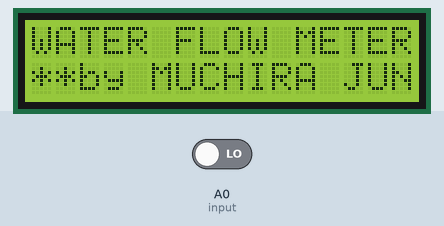
A sketch run on a simulated Arduino Uno, built with avr-gcc and run on an emulated ATmega328P. On the bench: 16×2 character LCD. The inputs (shaded band) are chosen by the test bench; at power-on: A0 (input) LOW.

Above: at 0.2 s.
At 2.4 s:
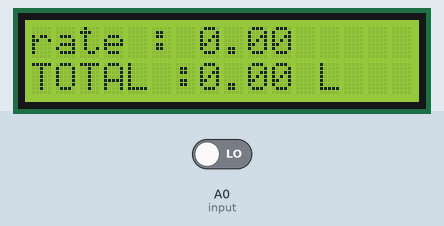

The sketch:

flowsensor.ino
```cpp
#include <LiquidCrystal_I2C.h>

LiquidCrystal_I2C lcd(0x27,2,1,0,4,5,6,7,3,POSITIVE);
//ttLiquidCrystal_I2C lcd(0x27,16,2,POSITIVE);


int A;
int B;
float Time=0;
float frequency=0;
float water=0;
float rate=0;
float Total=0;
const int input=A0;

void setup(){
  Serial.begin(9600);
  lcd.begin(16,2);
  lcd.clear();
  lcd.setCursor(0,0);
  lcd.print("WATER FLOW METER");
  lcd.setCursor(0,1);
  lcd.print("**by MUCHIRA JUNIOR **");
  delay(200);
  pinMode(input,INPUT);
  }

void loop (){
  A=pulseIn(input,HIGH);
  B=pulseIn(input,LOW);
  Time=A+B;
  frequency=1000000/Time;
  water=frequency/0.75;
  rate=water/3600;

  if (frequency>=0){

    if (isinf(frequency)){
       lcd.clear();
       lcd.setCursor(0,0);
       lcd.print("rate : 0.00");
       lcd.setCursor(0,1);
       lcd.print("TOTAL :");
       lcd.print(Total);
       lcd.print(" L");
      }
     else{
        Total=Total+rate;
        Serial.println(frequency);
        lcd.clear();
        lcd.setCursor(0,0);
        lcd.print("rate : ");
        lcd.print(water);
        lcd.print("L/min");
        lcd.setCursor(0,1);
        lcd.print("TOTAL :");
        lcd.print(Total);
        lcd.print(" L");
      }
    }
    delay(1000);
  }
```
